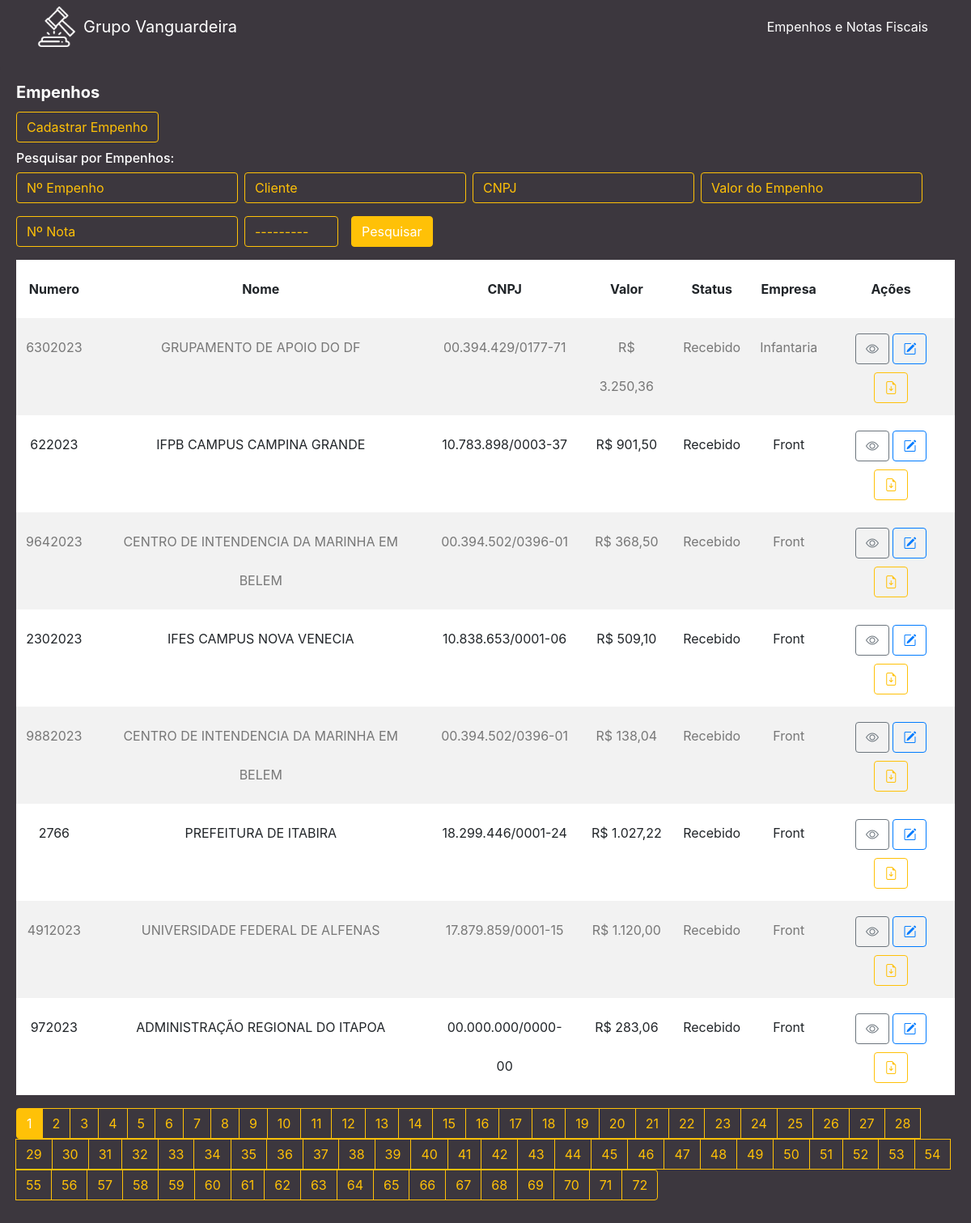
The app's page /, older data.
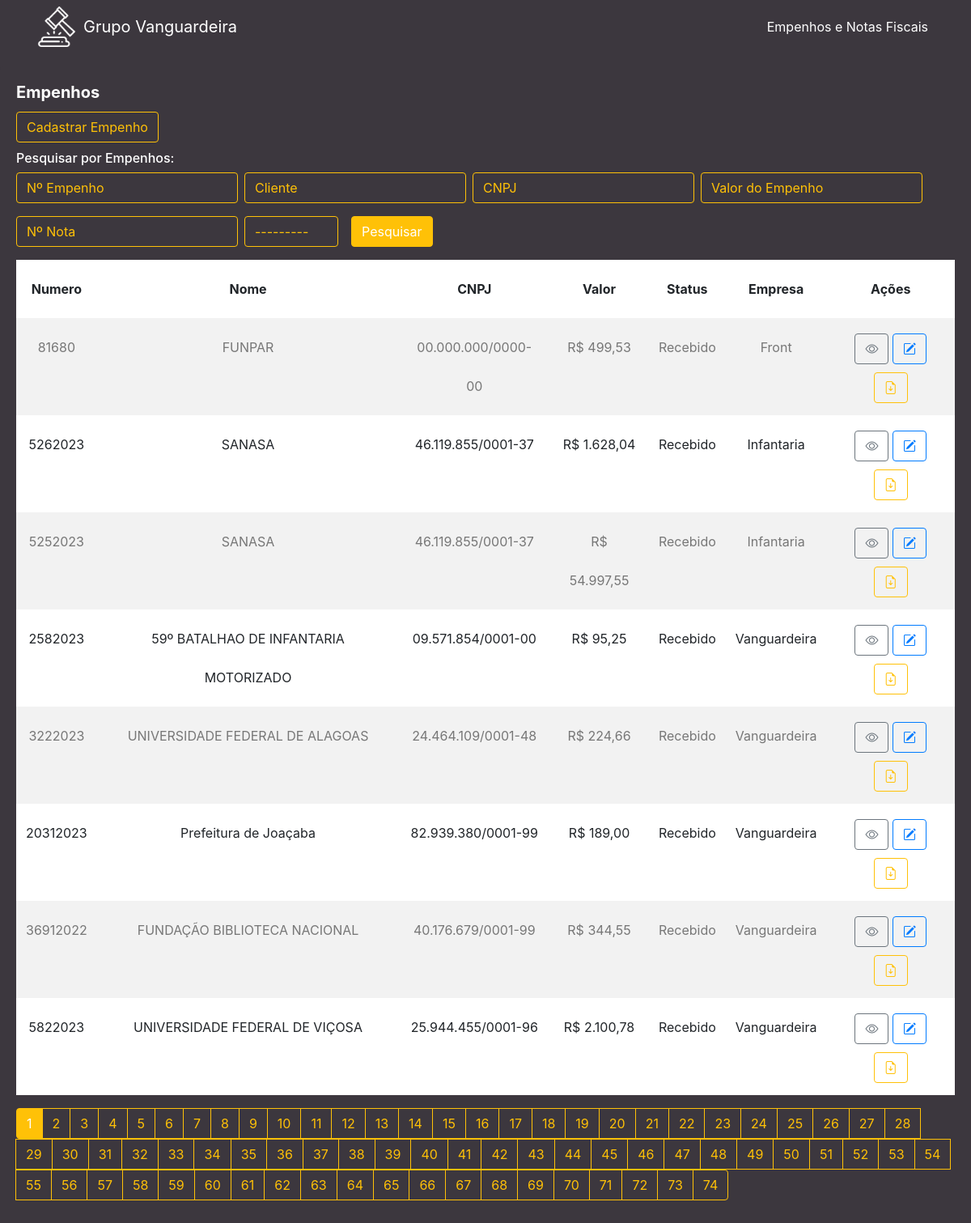
The same page, newer data.
### cliente/models.py (models this page shows, shortened)
class Cliente(models.Model):
    numero = models.CharField(max_length=255)
    nome = models.CharField(max_length=255)
    cnpj = models.CharField(max_length=255)
    data_criacao = models.DateTimeField(default=timezone.now)
    categoria = models.ForeignKey(Categoria, on_delete=models.DO_NOTHING)
    empresa = models.ForeignKey(Empresa, on_delete=models.DO_NOTHING)
    empenho = models.FileField(upload_to='empenhos/', max_length=500)
    nfe = models.FileField(upload_to='notas/', max_length=500, default='0', blank=True)
    n_nfe = models.CharField(max_length=255, blank=True)
    descricao = models.TextField(blank=True)
    valor = models.CharField(max_length=255)

class Categoria(models.Model):
    nome = models.CharField(max_length=255)
    def __str__(self):
        return self.nome

class Empresa(models.Model):
    nome = models.CharField(max_length=255)
    def __str__(self):
        return self.nome

### cliente/views.py (the view)
# urls.py: path('', views.cliente, name='cliente'),
def cliente(request):
    list_clientes = Cliente.objects.order_by('-data_criacao')
    myFilter = ClienteFilter(request.GET, queryset=list_clientes)
    list_clientes = myFilter.qs
    paginator = Paginator(list_clientes, 8)
    page = request.GET.get('page')
    list_clientes = paginator.get_page(page)
    return render(request, 'cliente/cliente.html', {'clientes': list_clientes, 'myFilter': myFilter})

### cliente/templates/cliente/cliente.html (shortened to what the changed rows need)
{% extends 'base.html' %}
{% load widget_tweaks %}
{% block conteudo %}
<div class="content mt-3">
    <div class="card">
        <div class="card-body">
            <table class="table table-striped ">
                <thead>
                    <tr>
                        <th scope="col" class="text-center">Numero</th>
                        <th scope="col" class="text-center">Nome</th>
                        <th scope="col" class="text-center">CNPJ</th>
                        <th scope="col" class="text-center">Valor</th>
                        <th scope="col" class="text-center">Status</th>
                        <th scope="col" class="text-center">Empresa</th>
                        <th scope="col" class="text-center">Ações</th>
                    </tr>
                </thead>
                <tbody>
                    {% for cliente in clientes %}
                    <tr>
                        <td class="text-center">{{ cliente.numero }}</td>
                        <td class="text-center">{{ cliente.nome }}</td>
                        <td class="text-center">{{ cliente.cnpj }}</td>
                        <td class="text-center">R$ {{ cliente.valor }}</td>
                        <td class="text-center">{{ cliente.categoria }}</td>
                        <td class="text-center">{{ cliente.empresa }}</td>
                        <td class="text-center">
                            <a href="/cliente/detalhe/{{ cliente.id }}" class="btn btn-outline-secondary"><i class="bi bi-eye"></i></a>
                            <a href="/cliente/edit/{{ cliente.id }}/" class="btn btn-outline-primary"><i class="bi bi-pencil-square"></i></a>
                            <a href="{{ cliente.empenho.url }}" download class="btn btn-outline-warning" target="_blank"><i class="bi bi-file-earmark-arrow-down"></i></a>
                        </td>
                    </tr>
                    {% endfor %}
                </tbody>
            </table>
            <nav aria-label="Page navigation example">
                <ul class="pagination">
                    {% for pagina in clientes.paginator.page_range %}
                    {% if clientes.number == pagina %}
                    <li class="page-item active">
                        <a class="page-link" href="{{ request.get_full_path }}?&page={{pagina}}">{{pagina}}</a>
                    </li>
                    {% else %}
                    <li class="page-item">
                        <a class="page-link" href="{{ request.get_full_path }}?&page={{pagina}}">{{pagina}}</a>
                    </li>
                    {% endif %}
                    {% endfor %}
                </ul>
            </nav>
        </div>
    </div>
</div>
{% endblock %}

Row changes from the older to the newer data that the page shows:
no longer on this page (row unchanged): Cliente: numero "6302023", nome "GRUPAMENTO DE APOIO DO DF", cnpj "00.394.429/0177-71", valor "3.250,36", categoria "Recebido", empresa "Infantaria"
no longer on this page (row unchanged): Cliente: numero "622023", nome "IFPB CAMPUS CAMPINA GRANDE", cnpj "10.783.898/0003-37", valor "901,50", categoria "Recebido", empresa "Front"
no longer on this page (row unchanged): Cliente: numero "9642023", nome "CENTRO DE INTENDENCIA DA MARINHA EM BELEM", cnpj "00.394.502/0396-01", valor "368,50", categoria "Recebido", empresa "Front"
no longer on this page (row unchanged): Cliente: numero "2302023", nome "IFES CAMPUS NOVA VENECIA", cnpj "10.838.653/0001-06", valor "509,10", categoria "Recebido", empresa "Front"
no longer on this page (row unchanged): Cliente: numero "9882023", nome "CENTRO DE INTENDENCIA DA MARINHA EM BELEM", cnpj "00.394.502/0396-01", valor "138,04", categoria "Recebido", empresa "Front"
no longer on this page (row unchanged): Cliente: numero "2766", nome "PREFEITURA DE ITABIRA", cnpj "18.299.446/0001-24", valor "1.027,22", categoria "Recebido", empresa "Front"
no longer on this page (row unchanged): Cliente: numero "4912023", nome "UNIVERSIDADE FEDERAL DE ALFENAS", cnpj "17.879.859/0001-15", valor "1.120,00", categoria "Recebido", empresa "Front"
no longer on this page (row unchanged): Cliente: numero "972023", nome "ADMINISTRAÇÃO REGIONAL DO ITAPOA", cnpj "00.000.000/0000-00", valor "283,06", categoria "Recebido", empresa "Front"
added Cliente: numero "81680", nome "FUNPAR", cnpj "00.000.000/0000-00", valor "499,53", categoria "Recebido", empresa "Front"
added Cliente: numero "5262023", nome "SANASA", cnpj "46.119.855/0001-37", valor "1.628,04", categoria "Recebido", empresa "Infantaria"
added Cliente: numero "5252023", nome "SANASA", cnpj "46.119.855/0001-37", valor "54.997,55", categoria "Recebido", empresa "Infantaria"
added Cliente: numero "2582023", nome "59º BATALHAO DE INFANTARIA MOTORIZADO", cnpj "09.571.854/0001-00", valor "95,25", categoria "Recebido", empresa "Vanguardeira"
added Cliente: numero "3222023", nome "UNIVERSIDADE FEDERAL DE ALAGOAS", cnpj "24.464.109/0001-48", valor "224,66", categoria "Recebido", empresa "Vanguardeira"
added Cliente: numero "20312023", nome "Prefeitura de Joaçaba", cnpj "82.939.380/0001-99", valor "189,00", categoria "Recebido", empresa "Vanguardeira"
added Cliente: numero "36912022", nome "FUNDAÇÃO BIBLIOTECA NACIONAL", cnpj "40.176.679/0001-99", valor "344,55", categoria "Recebido", empresa "Vanguardeira"
added Cliente: numero "5822023", nome "UNIVERSIDADE FEDERAL DE VIÇOSA", cnpj "25.944.455/0001-96", valor "2.100,78", categoria "Recebido", empresa "Vanguardeira"
Text that changed along with them:
new list line: "73"
new list line: "74"
